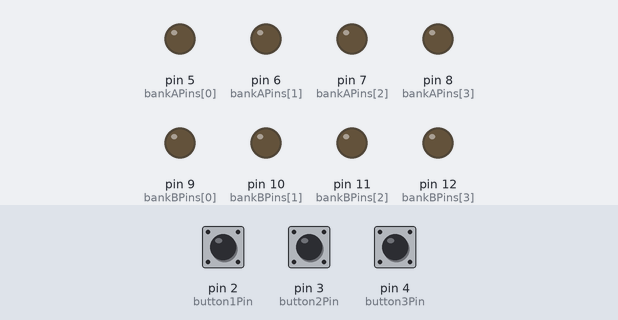
Bench run of a program on a simulated Arduino Nano, built with avr-gcc and run on an emulated ATmega328P. Shown: output pins drawn as LEDs (lit = HIGH). Dashed ring = blinking. Inputs (shaded band) come from the test bench; at power-on: pin 2 (button1Pin) HIGH, pin 3 (button2Pin) HIGH, pin 4 (button3Pin) HIGH.

Above: at 1.2 s.
1.3 s: pin 2 (button1Pin) pulled LOW for 0.15 s
At 2.2 s:
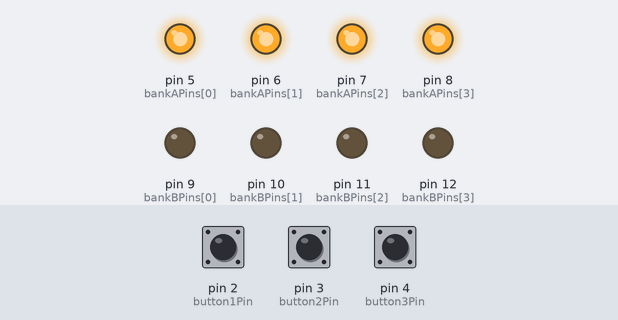
2.9 s: pin 3 (button2Pin) pulled LOW for 1 s
At 3.5 s:
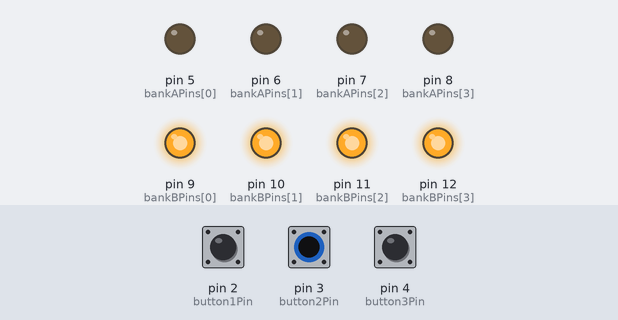
5.4 s: pin 4 (button3Pin) pulled LOW for 1 s
At 5.7 s:
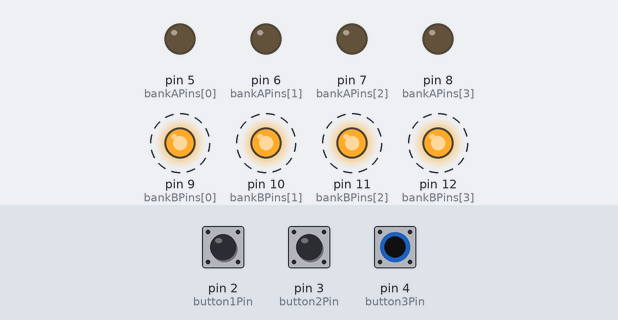
8.4 s: pin 4 (button3Pin) pulled LOW for 3.2 s
13.1 s: pin 2 (button1Pin) pulled LOW for 1 s
At 14.0 s:
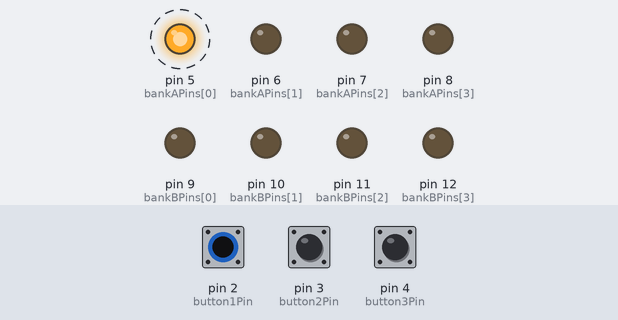
16.1 s: pin 2 (button1Pin) pulled LOW for 3.2 s
At 16.3 s:
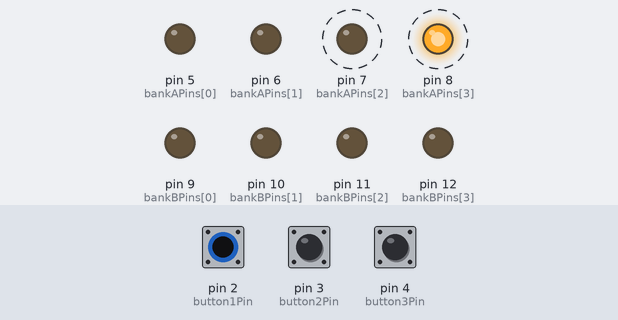
Timing chart, 0 to 19.1 s (numbered marks = the images above; inputs shaded):
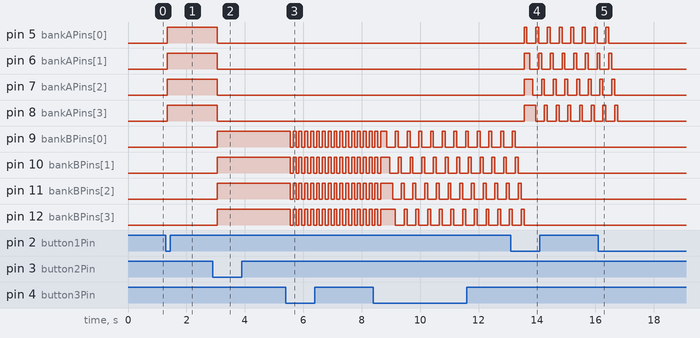

The program:

main.cpp
```cpp
#include <Arduino.h>
#include "core.hpp"


void setup() {
  // Initialize LED pins
  for (int i = 0; i < 4; i++) {
    pinMode(bankAPins[i], OUTPUT); // Set Bank A LED pins as OUTPUT
    pinMode(bankBPins[i], OUTPUT); // Set Bank B LED pins as OUTPUT
  }

  // Initialize button pins
  pinMode(button1Pin, INPUT_PULLUP); // Button 1: Toggle Bank A LEDs
  pinMode(button2Pin, INPUT_PULLUP); // Button 2: Toggle Bank B LEDs
  pinMode(button3Pin, INPUT_PULLUP); // Button 3: Change patterns

  // Attach debouncers
  button1.attach(button1Pin);
  button1.interval(50);

  button2.attach(button2Pin);
  button2.interval(50);

  button3.attach(button3Pin);
  button3.interval(50);
}

void loop() {
  // Update button states
  button1.update();
  button2.update();
  button3.update();

  // Handle button 1: Toggle Bank A LEDs
  if (button1.fell()) {
    bankAState = !bankAState;
    if (bankAState) { // If Bank A is enabled, disable Bank B
      bankBState = false;
      setLEDs(bankBPins, false);
    }
    setLEDs(bankAPins, bankAState);
  }

  // Handle button 2: Toggle Bank B LEDs
  if (button2.fell()) {
    bankBState = !bankBState;
    if (bankBState) { // If Bank B is enabled, disable Bank A
      bankAState = false;
      setLEDs(bankAPins, false);
    }
    setLEDs(bankBPins, bankBState);
  }

  // Handle button 3: Change patterns
  if (button3.fell()) {
    currentPattern = (currentPattern + 1) % 4; // Cycle through 4 patterns
  }

  // Execute current pattern (if any LEDs are ON)
  if (bankAState || bankBState) {
    executePattern(currentPattern);
  }
}
```

core.hpp
```cpp
#ifndef CORE_HPP
#define CORE_HPP

#include <Arduino.h>
#include <Bounce2.h>


// Pins for buttons
const int button1Pin = 2; // D2: Toggles Bank A ON/OFF
const int button2Pin = 3; // D3: Toggles Bank B ON/OFF
const int button3Pin = 4; // D4: Changes patterns

// Pins for LEDs (Bank A)
const int bankAPins[] = {5, 6, 7, 8}; // D5-D8: LED Bank A

// Pins for LEDs (Bank B)
const int bankBPins[] = {9, 10, 11, 12}; // D9-D12: LED Bank B

// State variables
bool bankAState = false; // State of Bank A (ON/OFF)
bool bankBState = false; // State of Bank B (ON/OFF)
int currentPattern = 0;  // Current blinking pattern (0-3)

// Debounced buttons
Bounce button1 = Bounce();
Bounce button2 = Bounce();
Bounce button3 = Bounce();


void setLEDs(const int pins[], bool state) {
  for (int i = 0; i < 4; i++) {
    digitalWrite(pins[i], state ? HIGH : LOW); // Set LED state (ON/OFF)
  }
}

void executePattern(int pattern) {
  switch (pattern) {
    case 0: // All ON
      if (bankAState) setLEDs(bankAPins, true);
      if (bankBState) setLEDs(bankBPins, true);
      delay(100);
      break;
    case 1: // Blink Alternating
      if (bankAState) setLEDs(bankAPins, true);
      if (bankBState) setLEDs(bankBPins, false);
      delay(100);
      if (bankAState) setLEDs(bankAPins, false);
      if (bankBState) setLEDs(bankBPins, true);
      delay(100);
      break;
    case 2: // Chase
      for (int i = 0; i < 4; i++) {
        if (bankAState) digitalWrite(bankAPins[i], HIGH);
        if (bankBState) digitalWrite(bankBPins[i], HIGH);
        delay(100);
        if (bankAState) digitalWrite(bankAPins[i], LOW);
        if (bankBState) digitalWrite(bankBPins[i], LOW);
      }
      break;
    case 3: // All OFF
      if (bankAState) setLEDs(bankAPins, false);
      if (bankBState) setLEDs(bankBPins, false);
      delay(100);
      break;
  }
}

#endif
```

Measured:
- after the input at 1.3 s, pin 5 (bankAPins[0]), pin 6 (bankAPins[1]), pin 7 (bankAPins[2]), pin 8 (bankAPins[3]): LOW → HIGH after 0.05 s
- after the input at 2.9 s, pin 5 (bankAPins[0]), pin 6 (bankAPins[1]), pin 7 (bankAPins[2]), pin 8 (bankAPins[3]): HIGH → LOW after 0.15 s; pin 9 (bankBPins[0]), pin 10 (bankBPins[1]), pin 11 (bankBPins[2]), pin 12 (bankBPins[3]): LOW → HIGH after 0.15 s
- after the input at 5.4 s, pin 9 (bankBPins[0]), pin 10 (bankBPins[1]), pin 11 (bankBPins[2]), pin 12 (bankBPins[3]): alternates HIGH for 0.10 s and LOW for 0.10 s, starting after 0.15 s
- after the input at 13.1 s, pin 5 (bankAPins[0]): alternates HIGH for 0.10 s and LOW for 0.30 s, starting after 0.46 s; pin 6 (bankAPins[1]): LOW → HIGH after 0.46 s, then repeats every 0.40 s: LOW 0.30 s, HIGH 0.10 s
- after the input at 16.1 s, pin 5 (bankAPins[0]): goes on until 16.5 s, then stays LOW; pin 6 (bankAPins[1]): goes on until 16.6 s, then stays LOW; pin 7 (bankAPins[2]): goes on until 16.7 s, then stays LOW; pin 8 (bankAPins[3]): goes on until 16.8 s, then stays LOW
